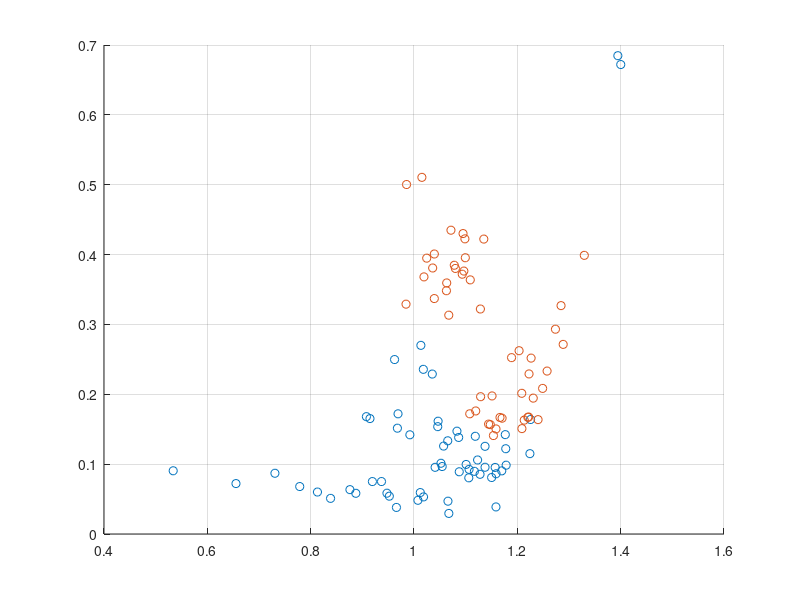
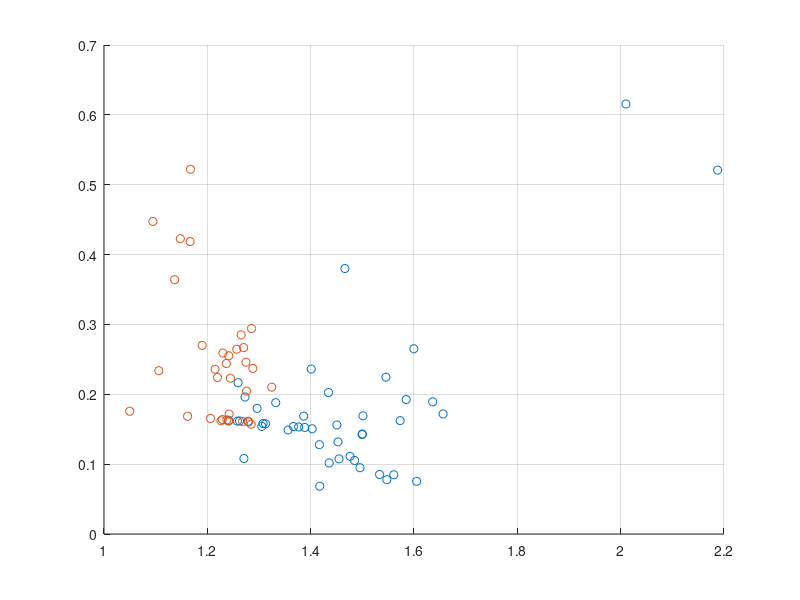
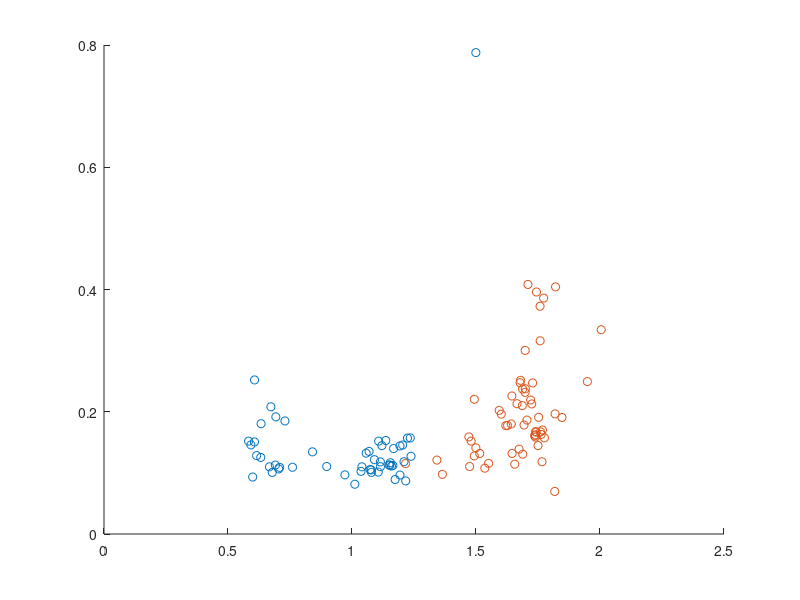

Reproduce these figures in MATLAB, in order. (Note: this script raises an error after producing the figures.)
close all;
clear all;
load('results.mat')

figure(1)
%     subplot(3,2,1)
comp=[1 2 4];
incomp=[5 7 8];
LLa=[]; LLb=[];
dist56=[];
class_data_comp=[];
pedram56=[];
pedram56c=[];
for j=1:length(comp)
    i=comp(j);
    a=Imp.P56{1,i};
    pedram56=[pedram56;a];
    pedram56c=[pedram56c;ones(length(a),1)];
    hold on;
    grid on
    figure(j)
    scatter(a(:,1),a(:,2),'b^')
    class_data_comp=[class_data_comp;[a(:,1),a(:,2),ones(length(a),1)]]
%     dist56(i)=sqrt( sum(( a(:,1) - mean(a(:,1)) ).^2+( a(:,2) - mean(a(:,2)) ).^2) );
%     dist56(i)=sqrt(  sum( std(a(:,1)) + std(a(:,2))) .^2  );
    dist56(i,1)= std(a(:,1));
    dist56(i,2)= std(a(:,2));

end
class_data_incomp=[];
for j=1:length(incomp)
    i=incomp(j);
    a=Imp.P56{1,i};
    pedram56=[pedram56;a];
    pedram56c=[pedram56c;2*ones(length(a),1)];
    hold on;
        figure(j)
    scatter(a(:,1),a(:,2),'rv')
    class_data_incomp=[class_data_incomp; [a(:,1),a(:,2),2.*ones(length(a),1)]]
%     dist56(i)=sqrt( sum(( a(:,1) - mean(a(:,1)) ).^2+( a(:,2) - mean(a(:,2)) ).^2) );
%     dist56(i)=sqrt(  sum( std(a(:,1)) + std(a(:,2))) .^2  );
    dist56(i,1)= std(a(:,1));
    dist56(i,2)= std(a(:,2));
end

smplrnd1=randperm(length(class_data_comp));
smplrnd2=randperm(length(class_data_incomp));

class_data_train=[class_data_comp(smplrnd1( 1:floor(0.8*length(smplrnd1)) ),:); ...
    class_data_incomp(smplrnd2( 1:floor(0.8*length(smplrnd2)) ),:)];

class_data_test=[class_data_comp(smplrnd1( 1+floor(0.8*length(smplrnd1)):end ),:); ...
    class_data_incomp(smplrnd2( 1+floor(0.8*length(smplrnd2)):end ),:)];



X=class_data_test(:,1);
Y=class_data_test(:,2);
SL=class_data_train(:,1);
SW=class_data_train(:,2);
group=class_data_train(:,3);

[C,err,P,logp,coeff] = classify([X Y],[SL SW],...
    group,'quadratic');

figure(20)
% subplot(3,2,2)
grid on
% h1 = gscatter(SL,SW,group,'br','v^',[],'off');
% set(h1,'LineWidth',1)

hold on;
gscatter(X,Y,class_data_test(:,3),'br','*',3,'off');
legend('Complete','Incomplete','Location','NW')
K = coeff(1,2).const;
L = coeff(1,2).linear;
Q = coeff(1,2).quadratic;
f = sprintf('0 = %g+%g*x+%g*y+%g*x^2+%g*x.*y+%g*y.^2',...
    K,L,Q(1,1),Q(1,2)+Q(2,1),Q(2,2));
hold on
h2 = ezplot(f,[0 max(X) 0 max(Y)]);
set(h2,'Color','k','LineWidth',2)
title(['Classification with Test Data, Ac',num2str(err)])
xlabel('CVT');
ylabel('CST');
axis([0 max(X) 0 max(Y)])


figure(3)
gscatter(pedram56(:,1),pedram56(:,2),pedram56c,'br','^v');
hold on
legend('Complete','Incomplete')
% subplot(3,2,1)
h2 = ezplot(f,[0 max(X) 0 max(Y)]);
set(h2,'Color','k','LineWidth',2)
% title('Classification')
xlabel('Cardiac Parasympathetic Tone');
ylabel('Cardiac Sympathetic Tone');
title('');
axis([0 max(X) 0 max(Y)])
grid on



figure(1)
% subplot(3,2,3)
grid on
LLa=[]; LLb=[];
class_data_comp=[];
for j=1:length(comp)
    i=comp(j);
    a=Imp.P57{1,i};
    hold on;
    scatter(a(:,1),a(:,2),'b*')
    class_data_comp=[class_data_comp;[a(:,1),a(:,2),ones(length(a),1)]]
end
class_data_incomp=[];
for j=1:length(incomp)
    i=incomp(j);
    a=Imp.P57{1,i};
    hold on;
    scatter(a(:,1),a(:,2),'r*')
    class_data_incomp=[class_data_incomp; [a(:,1),a(:,2),2.*ones(length(a),1)]]
end

smplrnd1=randperm(length(class_data_comp));
smplrnd2=randperm(length(class_data_incomp));

class_data_train=[class_data_comp(smplrnd1( 1:floor(0.8*length(smplrnd1)) ),:); ...
    class_data_incomp(smplrnd2( 1:floor(0.8*length(smplrnd2)) ),:)];

class_data_test=[class_data_comp(smplrnd1( 1+floor(0.8*length(smplrnd1)):end ),:); ...
    class_data_incomp(smplrnd2( 1+floor(0.8*length(smplrnd2)):end ),:)];



X=class_data_test(:,1);
Y=class_data_test(:,2);
SL=class_data_train(:,1);
SW=class_data_train(:,2);
group=class_data_train(:,3);

[C,err,P,logp,coeff] = classify([X Y],[SL SW],...
    group,'quadratic');

figure(1)
subplot(3,2,4)
grid on
% h1 = gscatter(SL,SW,group,'br','v^',[],'off');
% set(h1,'LineWidth',1)
hold on;
gscatter(X,Y,class_data_test(:,3),'br','*',3,'off');
legend('Complete','Incomplete','Location','NW')
K = coeff(1,2).const;
L = coeff(1,2).linear;
Q = coeff(1,2).quadratic;
f = sprintf('0 = %g+%g*x+%g*y+%g*x^2+%g*x.*y+%g*y.^2',...
    K,L,Q(1,1),Q(1,2)+Q(2,1),Q(2,2));
hold on
h2 = ezplot(f,[0 max(X) 0 max(Y)]);
set(h2,'Color','k','LineWidth',2)

xlabel('')
ylabel('')
title('Classification with Test Data')
xlabel('CVT');
ylabel('AST');
axis([0 max(X) 0 max(Y)])

subplot(3,2,3)
h2 = ezplot(f,[0 max(X) 0 max(Y)]);
set(h2,'Color','k','LineWidth',2)
title('Classification')
xlabel('CVT');
ylabel('AST');
axis([0 max(X) 0 max(Y)])




figure(1)
subplot(3,2,5)
grid on
LLa=[]; LLb=[];
class_data_comp=[];
for j=1:length(comp)
    i=comp(j);
    a=Imp.P67{1,i};
    hold on;
    scatter(a(:,1),a(:,2),'b*')
    class_data_comp=[class_data_comp;[a(:,1),a(:,2),ones(length(a),1)]]
end
class_data_incomp=[];
for j=1:length(incomp)
    i=incomp(j);
    a=Imp.P67{1,i};
    hold on;
    scatter(a(:,1),a(:,2),'r*')
    class_data_incomp=[class_data_incomp; [a(:,1),a(:,2),2.*ones(length(a),1)]]
end

smplrnd1=randperm(length(class_data_comp));
smplrnd2=randperm(length(class_data_incomp));

class_data_train=[class_data_comp(smplrnd1( 1:floor(0.8*length(smplrnd1)) ),:); ...
    class_data_incomp(smplrnd2( 1:floor(0.8*length(smplrnd2)) ),:)];

class_data_test=[class_data_comp(smplrnd1( 1+floor(0.8*length(smplrnd1)):end ),:); ...
    class_data_incomp(smplrnd2( 1+floor(0.8*length(smplrnd2)):end ),:)];



X=class_data_test(:,1);
Y=class_data_test(:,2);
SL=class_data_train(:,1);
SW=class_data_train(:,2);
group=class_data_train(:,3);

[C,err,P,logp,coeff] = classify([X Y],[SL SW],...
    group,'quadratic');

figure(1)
subplot(3,2,6)
grid on
% h1 = gscatter(SL,SW,group,'br','v^',[],'off');
% set(h1,'LineWidth',1)
hold on;
gscatter(X,Y,class_data_test(:,3),'br','*',3,'off');
legend('Complete','Incomplete','Location','NW')
K = coeff(1,2).const;
L = coeff(1,2).linear;
Q = coeff(1,2).quadratic;
f = sprintf('0 = %g+%g*x+%g*y+%g*x^2+%g*x.*y+%g*y.^2',...
    K,L,Q(1,1),Q(1,2)+Q(2,1),Q(2,2));
hold on
h2 = ezplot(f,[0 max(X) 0 max(Y)]);
set(h2,'Color','k','LineWidth',2)

xlabel('')
ylabel('')
title('Classification with Test Data')
xlabel('CST');
ylabel('AST');
axis([0 max(X) 0 max(Y)])

subplot(3,2,5)
h2 = ezplot(f,[0 max(X) 0 max(Y)]);
set(h2,'Color','k','LineWidth',2)
title('Classification')
xlabel('CST');
ylabel('AST');
axis([0 max(X) 0 max(Y)])





figure(6)
h1 = gscatter(SL,SW,group,'br','v^',[],'off');
set(h1,'LineWidth',2)
legend('Complete','Incomplete','Location','NW')

hold on;
gscatter(X,Y,C,'br','*',3,'off');
K = coeff(1,2).const;
L = coeff(1,2).linear;
Q = coeff(1,2).quadratic;
f = sprintf('0 = %g+%g*x+%g*y+%g*x^2+%g*x.*y+%g*y.^2',...
    K,L,Q(1,1),Q(1,2)+Q(2,1),Q(2,2));
hold on
h2 = ezplot(f,[0 3 0 2]);
set(h2,'Color','k','LineWidth',2)
axis square
xlabel('')
ylabel('')
title('{\bf Classification with Fisher Training Data}')
xlabel('CST');
ylabel('AST');


figure(4)
subplot(1,3,1)
a=[]; aa=[]; aaa=[]; b=[]; bb=[]; bbb=[]; La=[]; Lb=[];
for j=1:length(comp)
    i=comp(j);
    a=[a;Imp.CVT{1,i}];
    aa=[aa;mean(Imp.CVT{1,i})];
    aaa=[aaa;std(Imp.CVT{1,i})];
end
for j=1:length(incomp)
    i=incomp(j);
    b=[b;Imp.CVT{1,i}];
    bb=[bb;mean(Imp.CVT{1,i})];
    bbb=[bbb;std(Imp.CVT{1,i})];
end
for i=1:length(a)
    La(i,:)='C';
end
for i=1:length(b)
    Lb(i,:)='I';
end
Label=char([La;Lb]);
Data=[a;b];
boxplot(Data,Label)
title('Cardiac Parasympathetic Tone');
[h,p,ci] = ttest2(aa,bb,[],[],'unequal')
kstest2(aa,bb);
[p,h]=signtest(aaa-bbb)




subplot(1,3,2)
a=[]; aa=[]; aaa=[]; b=[]; bb=[]; bbb=[]; La=[]; Lb=[];
for j=1:length(comp)
    i=comp(j);
    a=[a;Imp.CST{1,i}];
    aa=[aa;mean(Imp.CST{1,i})];
    aaa=[aaa;std(Imp.CST{1,i})];
end
for j=1:length(incomp)
    i=incomp(j);
    b=[b;Imp.CST{1,i}];
    bb=[bb;mean(Imp.CST{1,i})];
    bbb=[bbb;std(Imp.CST{1,i})];
end
for i=1:length(a)
    La(i,:)='C';
end
for i=1:length(b)
    Lb(i,:)='I';
end
Label=char([La;Lb]);
Data=[a;b];
boxplot(Data,Label)
title('Cardiac Sympathetic Tone');
[h,p,ci] = ttest2(aa,bb,[],[],'unequal')
kstest2(aa,bb)

subplot(1,3,3)
a=[]; aa=[]; aaa=[]; b=[]; bb=[]; bbb=[]; La=[]; Lb=[];
for j=1:length(comp)
    i=comp(j);
    a=[a;Imp.AST{1,i}];
    aa=[aa;mean(Imp.AST{1,i})];
    aaa=[aaa;std(Imp.AST{1,i})];
end
for j=1:length(incomp)
    i=incomp(j);
    b=[b;Imp.AST{1,i}];
    bb=[bb;median(Imp.AST{1,i})];
    bbb=[bbb;std(Imp.AST{1,i})];
end
for i=1:length(a)
    La(i,:)='C';
end
for i=1:length(b)
    Lb(i,:)='I';
end
Label=char([La;Lb]);
Data=[a;b];
boxplot(Data,Label)
title('Arterial Sympathetic Tone');
[h,p,ci] = ttest2(aa,bb,[],[],'unequal')
kstest2(aa,bb)


